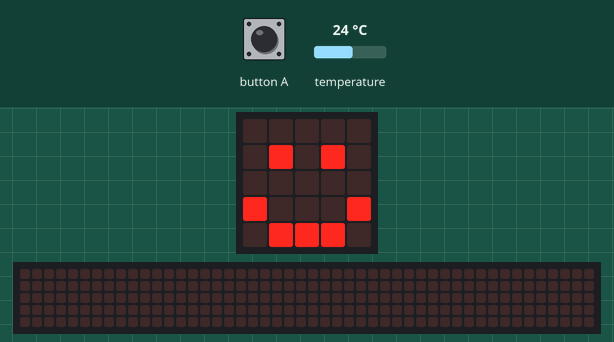
This program was run on a simulated BBC micro:bit (MakeCode). On the bench: the board's 5×5 LED display, a strip that is not on the board, showing the scrolling text unrolled. The test bench sets the inputs (shaded band); at power-on: temperature 24 °C. The 48×5 strip is a reading aid, not a part: it shows the text the display is scrolling, unrolled, one strip-width of it at a time.

Above: at 1.8 s.
1.9 s: button A pressed for 0.15 s
At 5.5 s:
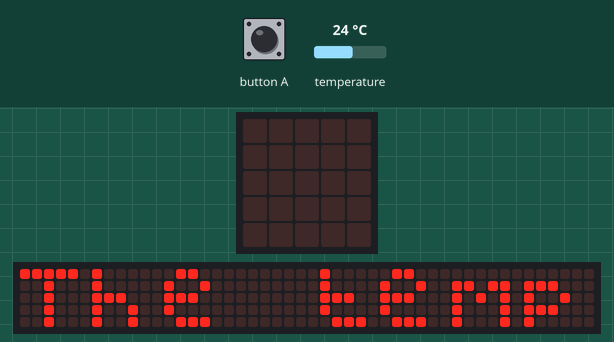
At 24.8 s:
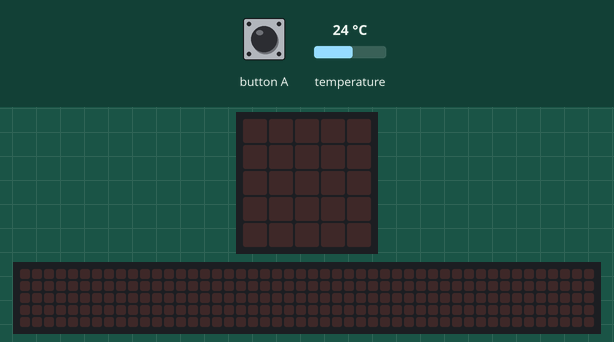

The program:

main.ts
```typescript
// (licence header left out)
basic.clearScreen()
basic.showIcon(IconNames.Happy)

//variables
let temperatureInCelsius: number
let temperatureInKelvin: number

input.onButtonPressed(Button.A, function () {
    //get temperature (input)
    temperatureInCelsius = input.temperature()
    //process
    temperatureInKelvin = (temperatureInCelsius + 273.15)
    temperatureInKelvin = Math.round(temperatureInKelvin)

    //output answer
    basic.clearScreen()
    basic.showString("The temperature is:" + temperatureInKelvin.toString() + 'K')
})
```

Measured:
- after the input at 1.9 s, the display: changes after 0.15 s (image 1)
- what the display in image 1 shows lasts 0.8 s, from 5.2 s to 6.0 s
